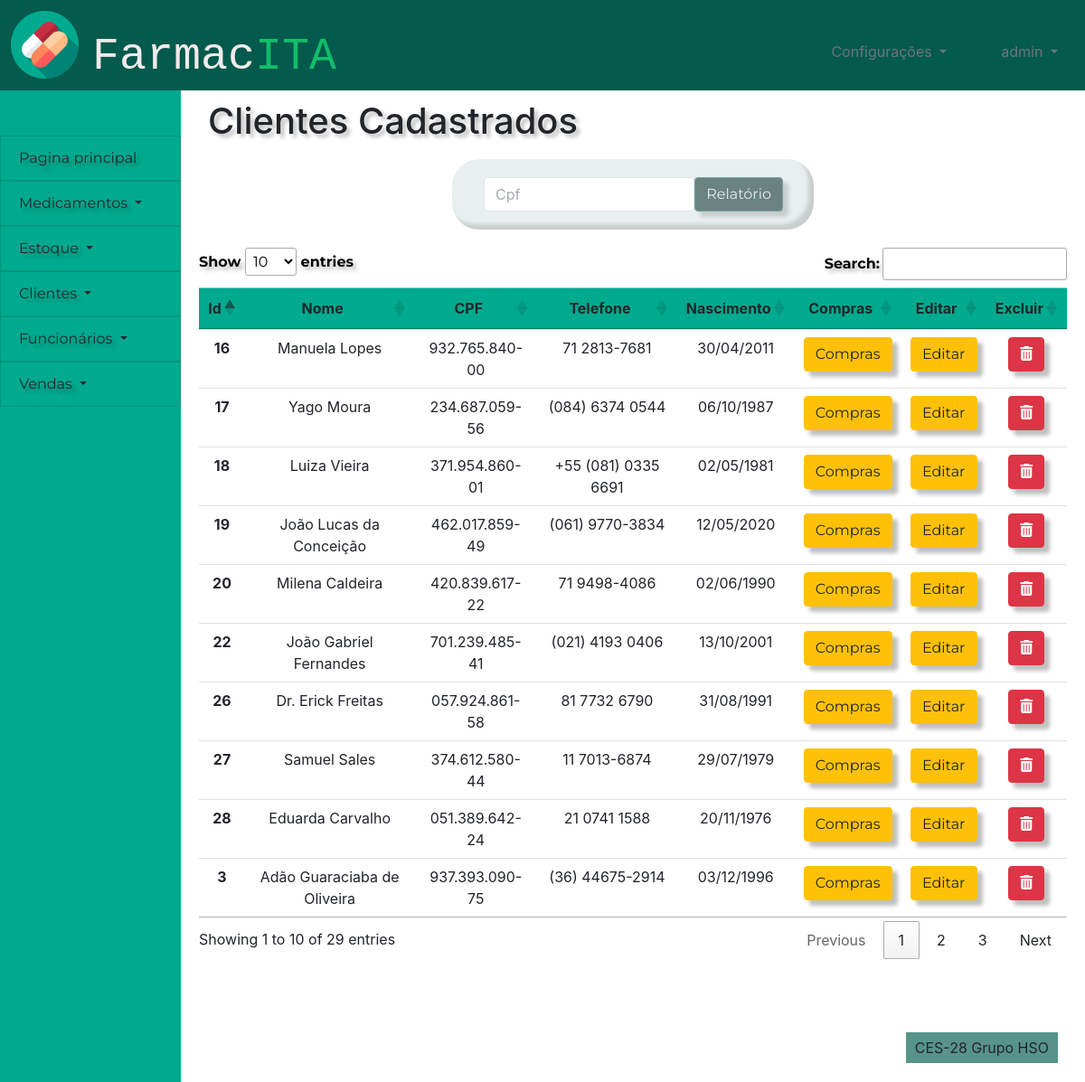
Screenshot of /pessoas/editar_cliente (signed in) with the database file from the repository.
### pessoas/models.py (models this page shows)
class cliente(models.Model):
    id_cliente = models.AutoField(primary_key=True)
    nome_cliente = models.CharField(max_length=100)
    cpf = models.CharField(max_length=14)
    telefone = models.CharField(max_length=15)
    data_nascimento = models.DateField(default=datetime.now)
    ativo = models.BooleanField(default=True)
    class Meta:
        db_table = 'clientes'

### pessoas/views.py (the view, shortened to what this page needs)
# urls.py: path('editar_cliente',views.editar_cliente, name = 'editar_cliente'),
def editar_cliente(request):
    check, retorno = checar_cargo(request)
    if check==1 or check == 2:
        return retorno
    cargo = funcionario.objects.get(user=request.user).cargo
    sucesso = False
    if request.user.is_authenticated:
        editar = False
        clientes_validos = cliente.objects.filter(ativo=True)
        cpf_cliente_validos = [x.cpf for x in clientes_validos]
        lista = cliente.objects.filter(ativo=True)
        busca = request.GET.get('buscacliente')
        if busca:
            editar = False
            lista = cliente.objects.filter(ativo=True,nome_cliente__icontains = busca)
        delete = request.GET.get('delete')
        if delete:
            teste = cliente.objects.filter(ativo=True,id_cliente = delete)
            teste.update(ativo = False)
        editando = request.GET.get('edit')
        if editando:
            editar = True
            lista = cliente.objects.filter(ativo=True,id_cliente = editando)
        compras = request.GET.get('compras')
        if compras:
            return compras_cliente(request,compras)
        pessoa_cpf = request.POST.get("relascliente")
        if pessoa_cpf:
            return gerar_relatorio_pessoa(request, pessoa_cpf)
        return render(request,'pessoas/edicao_cliente.html',{'lista':lista,'editar':editar,'sucesso':sucesso,'cargo':cargo, "cpf_cliente_validos":cpf_cliente_validos})
    else:
        return failed_login(request)

### pessoas/views.py (called while the page is built)
def checar_cargo(request):
    user = request.user
    if user.is_anonymous:
        return True, redirect('/')
    else:
        cargo = funcionario.objects.get(user=request.user).cargo
        if cargo == 'Caixa':
            return 1, render(request,'sem_permissao.html',{'cargo':cargo})
        elif cargo == 'Gerente Financeiro':
            return 2, render(request,'sem_permissao.html',{'cargo':cargo})
        elif cargo == 'Balconista':
            return 3, render(request,'sem_permissao.html',{'cargo':cargo})
    return False, False

### frontend/pessoas/edicao_cliente.html (shortened to what this page needs)
{% extends 'template/padrao.html' %}
{% load static %}
{%block titulo-conteudo %}
Clientes Cadastrados
{% endblock %}
{% block content %}
<div class="row formulario">
        <div class="col-sm-12">
            <div>
                <form method="POST" autocomplete="off">
                    <div class="input-group-prepend">
                        <input
                            type="text"
                            class="form-control"
                            placeholder="Cpf"
                            name="relascliente"
                            id="relascliente"
                            onkeydown="javascript: fMasc( this, mCPF )"
                            list="suggestions_client">
                    <button class="btn custom-btn btn-primary" type="submit" id="button-addon1">Relatório</button>
                    </div>
                </form>
            </div>
        </div>
</div>
    <div class="tabela">
        <div style="display:flex;justify-content:center;align-items:center;">
        <table id="clientes" class="table table-hover">
            <thead class="table-info">
                <tr>
                    <th scope="col">Id</th>
                    <th scope="col">Nome</th>
                    <th scope="col">CPF</th>
                    <th scope="col">Telefone</th>
                    <th scope="col">Nascimento</th>
                    <th>Compras</th>
                    <th>Editar</th>
                    <th>Excluir</th>
                </tr>
            </thead>
            <tbody>
            {% for i in lista %}
            {% if i.ativo %}
                <tr class={{i.id_cliente}}>
                    <th scope="row">{{i.id_cliente}}</th>
                    <td class = "nome">{{i.nome_cliente}}</td>
                    <td class = "cpf">{{i.cpf}}</td>
                    <td class = "telefone">{{i.telefone}}</td>
                    <td class = "nascimento">{{i.data_nascimento}} </td>
                    <td>
                        <form class= "centro">
                            <button value = {{i.id_cliente}} name = 'compras' class="btn btn-warning"  type = "submit" >Compras</button>
                        </form>
                    </td>
                    <td>
                        <form class= "centro">
                            <button value = {{i.id_cliente}} name = 'edit' class="btn btn-warning"  type = "submit" >Editar</button>
                        </form>
                    </td>
                    <td>
                        <form class= "centro">
                            <button  value = {{i.id_cliente}} name = 'delete' class="btn btn-danger botao" type = "submit"><i class="fas fa-trash-alt"></i></button>
                        </form>
                    </td>
                </tr>
            {% endif %}
            {% endfor %}
            </tbody>
        </table>
        </div>
    </div>
</div>
    <link rel="stylesheet" href="https://cdn.datatables.net/1.10.24/css/jquery.dataTables.min.css">
{% endblock %}

### frontend/template/padrao.html (shortened to what this page needs)
{% load static %}
<!DOCTYPE html>
<html lang="en">
<head>
    <link href="{% static 'bootstrap-4.5.3-dist/css/bootstrap.css' %}" rel="stylesheet">
    <link href="{% static '_css/style.css' %}" rel="stylesheet">
</head>
<body>
    <div id="header">
        <div class="icone" >
            <img  src = "{% static '/images/capsules.png' %}" alt="Teste" height="75">
        </div>
        <div class="row">
            <div class="text-left titulo">
                <p class="logo">Farmac<span class="logo-span">ITA</span></p>
            </div>
        </div>
        <div class="row">
            <div  class = "col">
                <div class="usuario dropdown text-right float-right">
                    <a class="dropdown-toggle text-secondary" href="#" role="button" id="dropdownusuario" data-toggle="dropdown"
                        aria-haspopup="true" aria-expanded="false">
                        {{user}}
                    </a>
                </div>
                <div class="usuario dropdown text-right float-right">
                    <a class="dropdown-toggle text-secondary" href="#" role="button" id="dropdownusuario" data-toggle="dropdown"
                        aria-haspopup="true" aria-expanded="false">
                        Configurações
                    </a>
                </div>
            </div>
        </div>
    </div>
    <nav class="list-group-item-info" id="menu">
        <div class="dropdown">
            <a class="list-group-item list-group-item-action list-group-item-info dropdown-item"
            role="button" id="dropdownprincipal"  aria-expanded="false" href="/pessoas/pagina_principal" >
                 Pagina principal
            </a>
        </div>
        <div class="dropdown">
            <a class="list-group-item list-group-item-action list-group-item-info dropdown-toggle" href="#"
                role="button" id="dropdownmedicamentos" data-toggle="dropdown" aria-haspopup="true" aria-expanded="false">
                Medicamentos
            </a>
        </div>
        <div class="dropdown">
            <a class="list-group-item list-group-item-action list-group-item-info dropdown-toggle" href="#"
                role="button" id="dropdownestoque" data-toggle="dropdown" aria-haspopup="true" aria-expanded="false">
                Estoque
            </a>
        </div>
        <div class="dropdown">
            <a class="list-group-item list-group-item-action list-group-item-info dropdown-toggle" href="#"
                role="button" id="dropdownclientes" data-toggle="dropdown" aria-haspopup="true" aria-expanded="false">
                Clientes
            </a>
        </div>
        <div class="dropdown">
            <a class="list-group-item list-group-item-action list-group-item-info dropdown-toggle" href="#"
                role="button" id="dropdownfuncionarios" data-toggle="dropdown" aria-haspopup="true" aria-expanded="false">
                Funcionários
            </a>
        </div>
        <div class="dropdown">
            <a class="list-group-item list-group-item-action list-group-item-info dropdown-toggle" href="#"
                role="button" id="dropdownvendas" data-toggle="dropdown" aria-haspopup="true" aria-expanded="false">
                Vendas
            </a>
        </div>
    </nav>
    <div id="content">
        <div class="titulo_pagina">
            <h1 class="h1">
                {% block titulo-conteudo %}
                {% endblock %}
            </h1>
        </div>
        <div>
        {% block content %}
        {% endblock %}
        </div>
    <div id="footer">
        <p class="rodape-texto align-text-bottom">CES-28 Grupo HSO</p>
    </div>
</body>
</html>

### static/_css/style.css (style rules this page uses)
:root { --bdazzled-blue: #3d5a80ff; --pale-cerulean: #98c1d9ff; --light-cyan: rgb(240, 254, 255); --burnt-sienna: #6BA368; --gunmetal: #515B3A; --header-height:100px; --menu-width:200px; --footer-height:100px; --form-width:400px; --table-width: 1000px; }
.logo { font-size: 50px; font-family: monospace; color: rgb(241, 235, 235); }
.logo-span { color: #11BE6B ; }
.formulario { width: var(--form-width); margin: 0 auto ; padding: 20px; background: #5793893a; opacity: 0.6; box-shadow: inset -6px -6px 4px rgba(0, 0, 0, 0.25); border-radius: 30px; }
.tabela { width: var(--table-width); padding: 20px; margin: 0 auto; }
body { display: grid; grid-template-columns: var(--menu-width) 1fr; grid-template-rows: var(--header-height) 1fr var(--footer-height); grid-template-areas: " cabeca cabeca" " links conteudo" " links rodape" ; height: 100vh; }
.usuario { padding: 45px 30px; color: white; }
.titulo { padding: 25px 30px ; }
div#header { display:grid; grid-template-columns: 0.10fr 1fr 1fr; grid-area: cabeca; background-color: #045A4C }
nav#menu { background-color: #00AA8E; padding-top: 50px; grid-area: links ; }
div#content { grid-area: conteudo; }
div#footer { padding-top: 45px ; text-align: center; grid-area: rodape; background-color: rgba(218, 203, 203, 0); }
.rodape-texto { float:right; width: auto; margin-right: 30px; padding: 5px 10px ; background-color: #579389; }
.titulo_pagina { padding: 10px 30px; }
.icone { padding-left: 12px ; padding-top: 12px ; }
.list-group-item-info { background-color: #00AA8E; }
.list-group-item { font-family: Montserrat; color: rgb(41, 40, 51); text-shadow: 4px 4px 4px rgba(0, 0, 0, 0.25); }
.btn { font-family: Montserrat; box-shadow: 6px 6px 4px rgba(0, 0, 0, 0.25); }
.btn.btn-outline-primary, .custom-btn { color: rgb(219, 218, 230); background-color: #08322F; border-color: #186661; }
.h1 { text-shadow: 4px 4px 4px rgba(0, 0, 0, 0.25); }
.table-info { background-color: #00AA8E; }
.btn-danger { height: 37.833px; }

### frontend/pessoas/edicao_cliente.html (style rules this page uses)
.centro { text-align: center; }
.botao { margin-bottom:6px; }

### rows the page displays
cliente: id_cliente "3", nome_cliente "Adão Guaraciaba de Oliveira", cpf "937.393.090-75", telefone "(36) 44675-2914", data_nascimento "03/12/1996"
cliente: id_cliente "16", nome_cliente "Manuela Lopes", cpf "932.765.840-00", telefone "71 2813-7681", data_nascimento "30/04/2011"
cliente: id_cliente "17", nome_cliente "Yago Moura", cpf "234.687.059-56", telefone "(084) 6374 0544", data_nascimento "06/10/1987"
cliente: id_cliente "18", nome_cliente "Luiza Vieira", cpf "371.954.860-01", telefone "+55 (081) 0335 6691", data_nascimento "02/05/1981"
cliente: id_cliente "19", nome_cliente "João Lucas da Conceição", cpf "462.017.859-49", telefone "(061) 9770-3834", data_nascimento "12/05/2020"
cliente: id_cliente "20", nome_cliente "Milena Caldeira", cpf "420.839.617-22", telefone "71 9498-4086", data_nascimento "02/06/1990"
cliente: id_cliente "22", nome_cliente "João Gabriel Fernandes", cpf "701.239.485-41", telefone "(021) 4193 0406", data_nascimento "13/10/2001"
cliente: id_cliente "26", nome_cliente "Dr. Erick Freitas", cpf "057.924.861-58", telefone "81 7732 6790", data_nascimento "31/08/1991"
cliente: id_cliente "27", nome_cliente "Samuel Sales", cpf "374.612.580-44", telefone "11 7013-6874", data_nascimento "29/07/1979"
cliente: id_cliente "28", nome_cliente "Eduarda Carvalho", cpf "051.389.642-24", telefone "21 0741 1588", data_nascimento "20/11/1976"

### other values shown
{{ user }} "admin"
